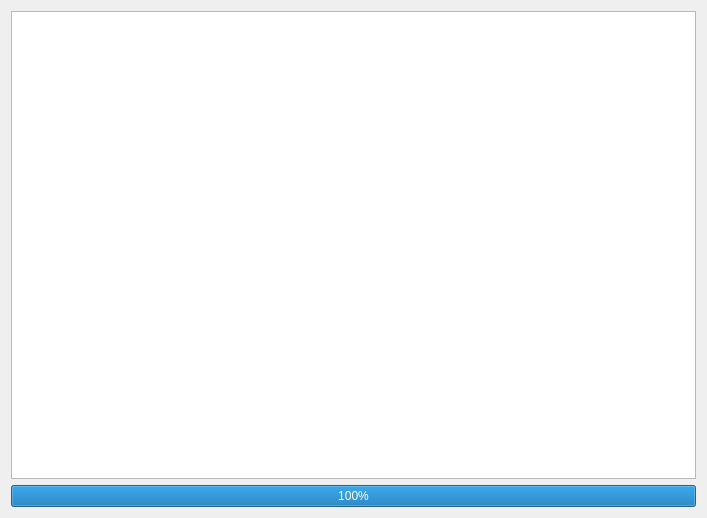
<?xml version="1.0" encoding="UTF-8"?>
<ui version="4.0">
 <class>Lvl_2</class>
 <widget class="QDialog" name="Lvl_2">
  <property name="geometry">
   <rect>
    <x>0</x>
    <y>0</y>
    <width>707</width>
    <height>518</height>
   </rect>
  </property>
  <property name="windowTitle">
   <string>Dialog</string>
  </property>
  <layout class="QGridLayout" name="gridLayout">
   <item row="0" column="0">
    <widget class="QGraphicsView" name="graphicsView"/>
   </item>
   <item row="1" column="0">
    <widget class="QProgressBar" name="progressBar">
     <property name="value">
      <number>100</number>
     </property>
    </widget>
   </item>
  </layout>
 </widget>
 <resources/>
 <connections/>
</ui>
